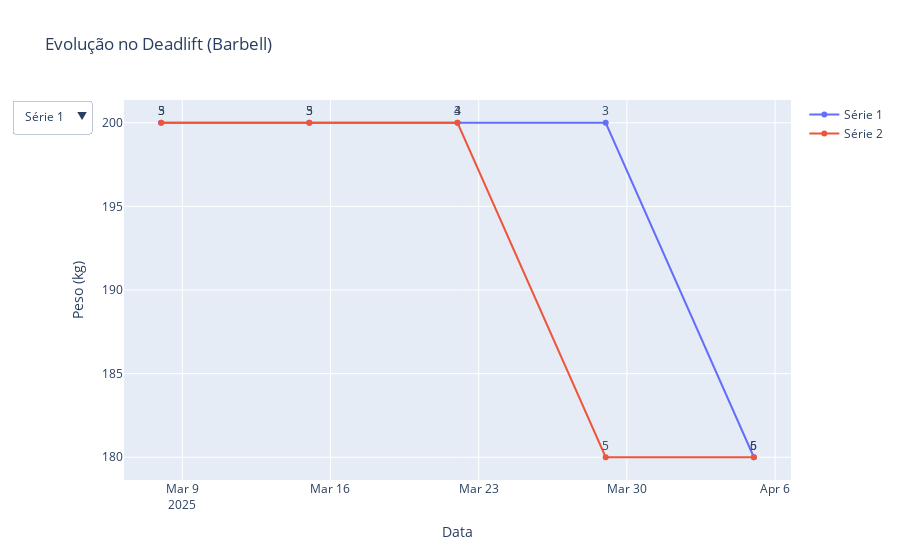

This figure's notebook cell:
### Code cell
fig = go.Figure()

# Add série 0
serie_0 = deadlift_df[deadlift_df['set_index'] == 0]
fig.add_trace(go.Scatter(
    x=serie_0['date'],
    y=serie_0['weight_kg'],
    mode='lines+markers+text',
    name='Série 1',
    text=serie_0['reps'],
    textposition='top center'
))

# Add série 1
serie_1 = deadlift_df[deadlift_df['set_index'] == 1]
fig.add_trace(go.Scatter(
    x=serie_1['date'],
    y=serie_1['weight_kg'],
    mode='lines+markers+text',
    name='Série 2',
    text=serie_1['reps'],
    textposition='top center'
))

# Dropdown para controlar visibilidade
fig.update_layout(
    title='Evolução no Deadlift (Barbell)',
    xaxis_title='Data',
    yaxis_title='Peso (kg)',
    updatemenus=[
        {
            "buttons": [
                {"label": "Série 1", "method": "update", "args": [{"visible": [True, False]}]},
                {"label": "Série 2", "method": "update", "args": [{"visible": [False, True]}]},
                {"label": "Ambas", "method": "update", "args": [{"visible": [True, True]}]},
            ],
            "direction": "down",
        }
    ]
)

fig.show()

### Figure 1 — Plotly figure (JSON) as saved in the notebook; plotly's stock layout.template omitted (floating-point values rounded to 4 significant figures)
{"data": [{"mode": "lines+markers+text", "name": "Série 1", "text": [5.0, 3.0, 4.0, 5.0, 5.0], "textposition": "top center", "type": "scatter", "x": ["2025-04-05", "2025-03-29", "2025-03-22", "2025-03-15", "2025-03-08"], "y": [180.0, 200.0, 200.0, 200.0, 200.0]}, {"mode": "lines+markers+text", "name": "Série 2", "text": [6.0, 5.0, 3.0, 3.0, 3.0], "textposition": "top center", "type": "scatter", "x": ["2025-04-05", "2025-03-29", "2025-03-22", "2025-03-15", "2025-03-08"], "y": [180.0, 180.0, 200.0, 200.0, 200.0]}], "layout": {"title": {"text": "Evolução no Deadlift (Barbell)"}, "updatemenus": [{"buttons": [{"args": [{"visible": [true, false]}], "label": "Série 1", "method": "update"}, {"args": [{"visible": [false, true]}], "label": "Série 2", "method": "update"}, {"args": [{"visible": [true, true]}], "label": "Ambas", "method": "update"}], "direction": "down"}], "xaxis": {"title": {"text": "Data"}}, "yaxis": {"title": {"text": "Peso (kg)"}}}}
